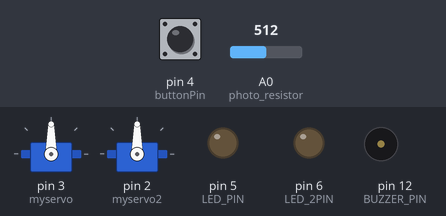
Simulated run of this sketch. Board: Arduino Uno, built with avr-gcc and run on an emulated ATmega328P. Parts: 2 × servo, output pins drawn as LEDs (lit = HIGH), buzzer (waves = sounding). The test bench sets the inputs (shaded band); at power-on: pin 4 (buttonPin) LOW, A0 (photo_resistor) = 512. What the sketch prints to the serial monitor is not drawn.

Above: at 1.2 s.
1.3 s: pin 4 (buttonPin) pulled HIGH for 0.15 s
At 2.1 s:
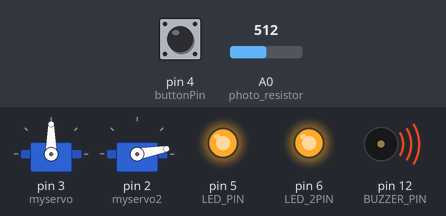
At 25.0 s:
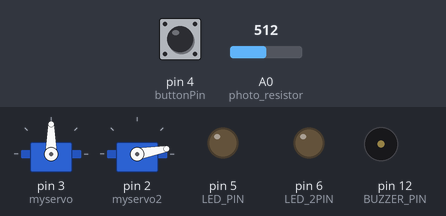
Timing chart, 0 to 25.7 s (numbered marks = the images above; inputs shaded):
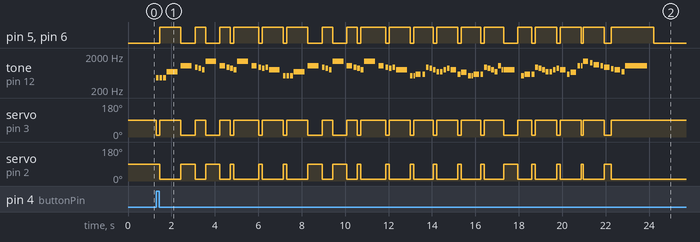

The sketch:

hello_world.ino
```cpp
// (licence header left out)
#include "pitches.h"
#include <Servo.h>

#define BUZZER_PIN 12
#define PHOTO_RESISTOR A0
#define LED_PIN 5
#define LED_2PIN 6


Servo myservo;
Servo myservo2;

int pos = 0;
unsigned long lastTime = 0;
unsigned long dt = 1000; // dt in milliseconds

// Star Wars melody tunes
int melody[] = {
  NOTE_AS4, NOTE_AS4, NOTE_AS4,
  NOTE_F5, NOTE_C6,
  NOTE_AS5, NOTE_A5, NOTE_G5, NOTE_F6, NOTE_C6,
  NOTE_AS5, NOTE_A5, NOTE_G5, NOTE_F6, NOTE_C6,
  NOTE_AS5, NOTE_A5, NOTE_AS5, NOTE_G5, NOTE_C5, NOTE_C5, NOTE_C5,
  NOTE_F5, NOTE_C6,
  NOTE_AS5, NOTE_A5, NOTE_G5, NOTE_F6, NOTE_C6,

  NOTE_AS5, NOTE_A5, NOTE_G5, NOTE_F6, NOTE_C6,
  NOTE_AS5, NOTE_A5, NOTE_AS5, NOTE_G5, NOTE_C5, NOTE_C5,
  NOTE_D5, NOTE_D5, NOTE_AS5, NOTE_A5, NOTE_G5, NOTE_F5,
  NOTE_F5, NOTE_G5, NOTE_A5, NOTE_G5, NOTE_D5, NOTE_E5, NOTE_C5, NOTE_C5,
  NOTE_D5, NOTE_D5, NOTE_AS5, NOTE_A5, NOTE_G5, NOTE_F5,

  NOTE_C6, NOTE_G5, NOTE_G5, REST, NOTE_C5,
  NOTE_D5, NOTE_D5, NOTE_AS5, NOTE_A5, NOTE_G5, NOTE_F5,
  NOTE_F5, NOTE_G5, NOTE_A5, NOTE_G5, NOTE_D5, NOTE_E5, NOTE_C6, NOTE_C6,
  NOTE_F6, NOTE_DS6, NOTE_CS6, NOTE_C6, NOTE_AS5, NOTE_GS5, NOTE_G5, NOTE_F5,
  NOTE_C6
};
// time
int durations[] = {
  8, 8, 8,
  2, 2,
  8, 8, 8, 2, 4,
  8, 8, 8, 2, 4,
  8, 8, 8, 2, 8, 8, 8,
  2, 2,
  8, 8, 8, 2, 4,

  8, 8, 8, 2, 4,
  8, 8, 8, 2, 8, 16,
  4, 8, 8, 8, 8, 8,
  8, 8, 8, 4, 8, 4, 8, 16,
  4, 8, 8, 8, 8, 8,

  8, 16, 2, 8, 8,
  4, 8, 8, 8, 8, 8,
  8, 8, 8, 4, 8, 4, 8, 16,
  4, 8, 4, 8, 4, 8, 4, 8,
  1
};

int lightAmount;
const int buttonPin = 4;  // the number of the pushbutton pin
int buttonState = 0;  // variable for reading the pushbutton status


void setup()
{
  pinMode(BUZZER_PIN, OUTPUT);// audio pin
  pinMode(A0, INPUT); //photo resistor (not used)
  pinMode(LED_PIN, OUTPUT); //blue light saber LED
  pinMode(LED_2PIN, OUTPUT); //red light saber LED

  pinMode(buttonPin, INPUT); //button


  Serial.begin(9600);
  myservo.attach(3);
  myservo2.attach(2);

}

void loop()
{
  lightAmount = analogRead(A0); //read light amount
  Serial.println(lightAmount); //print the values, used to debug
  buttonState = digitalRead(buttonPin); // read button state

  //detect when button is pressed
  if (buttonState==HIGH){


    // duration of the melody
    int size = sizeof(durations) / sizeof(int);
    //go throught the duration for each note
    for (int note = 0; note < size; note++) {

      //to calculate the note duration, take one second divided by the note type.
      //e.g. quarter note = 1000 / 4, eighth note = 1000/8, etc.
      int duration = 1000 / durations[note];
      //to distinguish the notes, set a minimum time between them.
      //the note's duration + 30% seems to work well:
      int pauseBetweenNotes = duration * 1.30;

      //Turn on both light sabers
      digitalWrite(LED_PIN, HIGH);
      digitalWrite(LED_2PIN, HIGH);
      // Set both motors away from each other
      myservo.write(90);
      myservo2.write(10);

      //proper time delay for motor control and light control
      if (millis() - lastTime  >= dt)   // wait for dt milliseconds
      {
        lastTime = millis();
        //switch state of the motors and LEDs
        myservo.write(10);
        myservo2.write(90);
        digitalWrite(LED_PIN, LOW);
        digitalWrite(LED_2PIN, LOW);

      }
      //play given note on the buzer
      tone(BUZZER_PIN, melody[note], duration);


      //read states within the loop (not used)
      lightAmount = analogRead(A0);
      buttonState = digitalRead(buttonPin);
      //pauses between the notes. The values are inditacted above
      delay(pauseBetweenNotes);


      // if (buttonState==LOW){
      //   break;
      // }
    }
  }else{
    //stop the tone playing and turn off the lighs:
    digitalWrite(LED_PIN, LOW);
    digitalWrite(LED_2PIN, LOW);
    noTone(BUZZER_PIN);

  }
}
```

Measured:
- after the input at 1.3 s, pin 5 (LED_PIN), pin 6 (LED_2PIN): LOW → HIGH after 0.16 s, → LOW 0.98 s later, → HIGH 0.65 s later, → LOW 0.49 s later, … (38 changes in this stretch)
